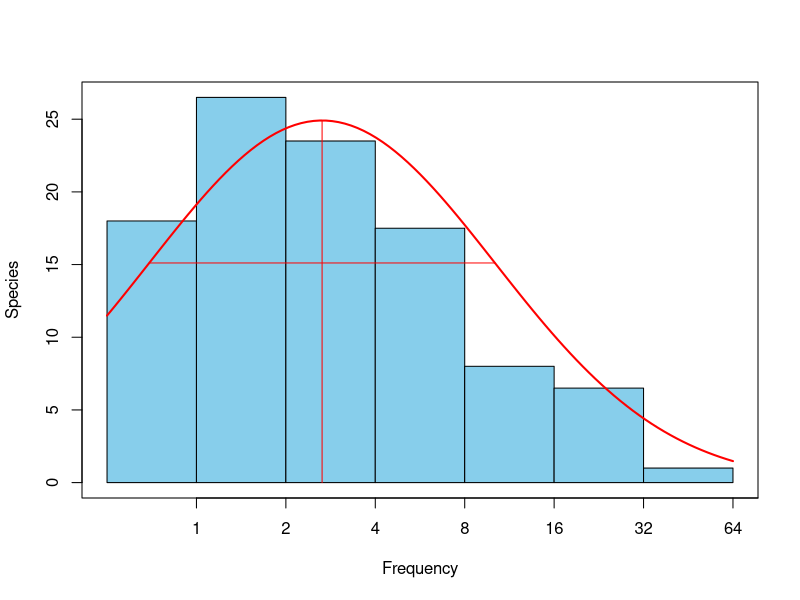
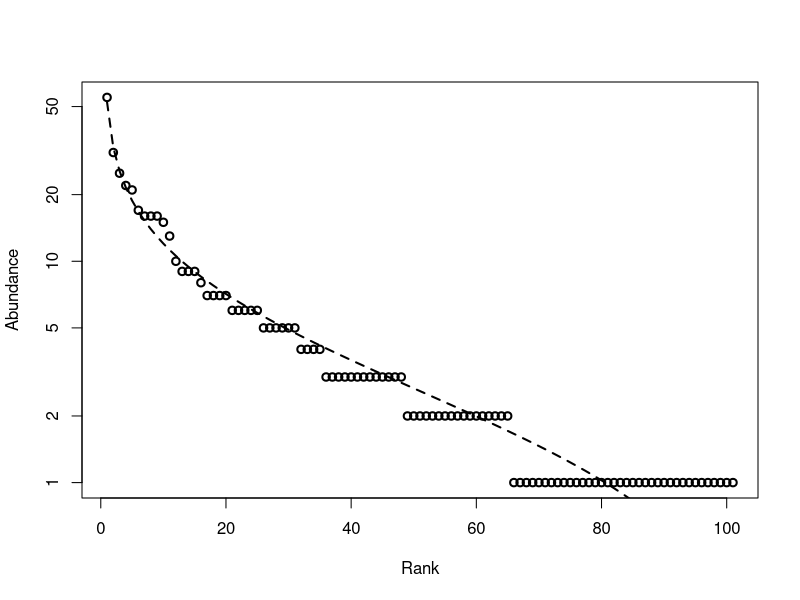
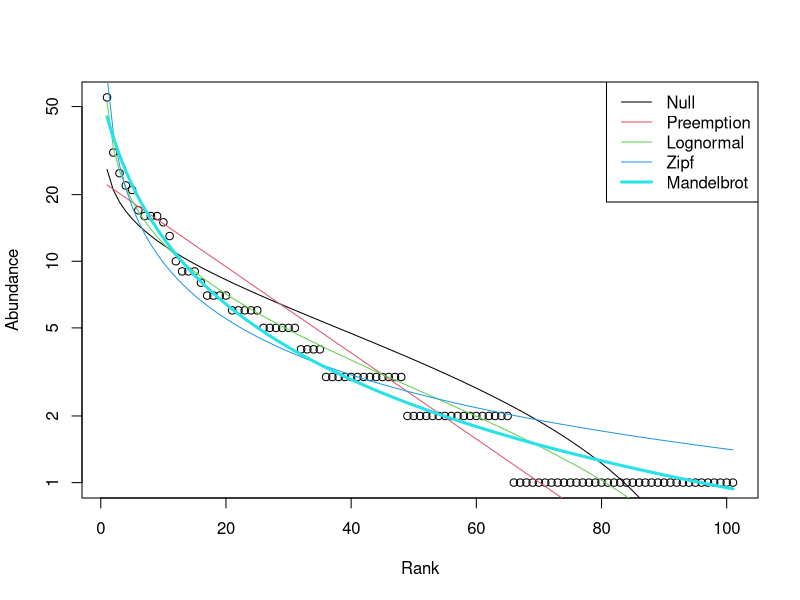
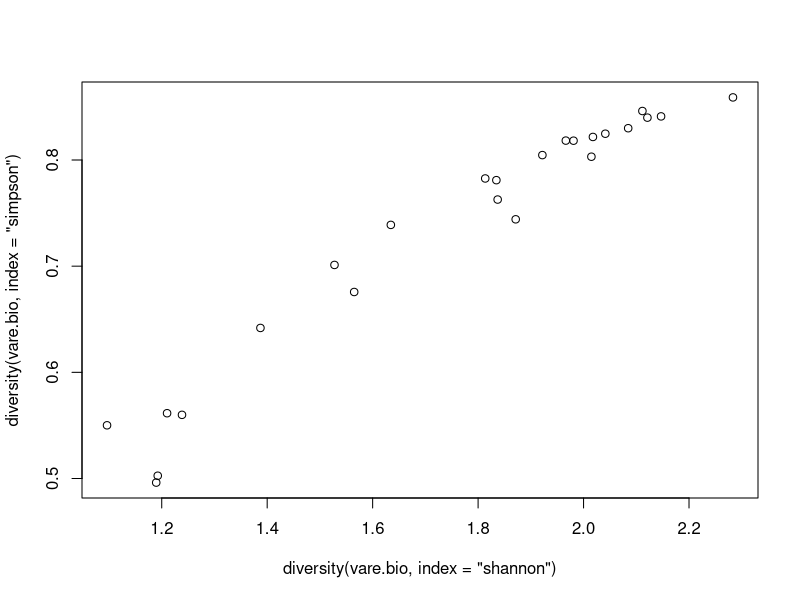
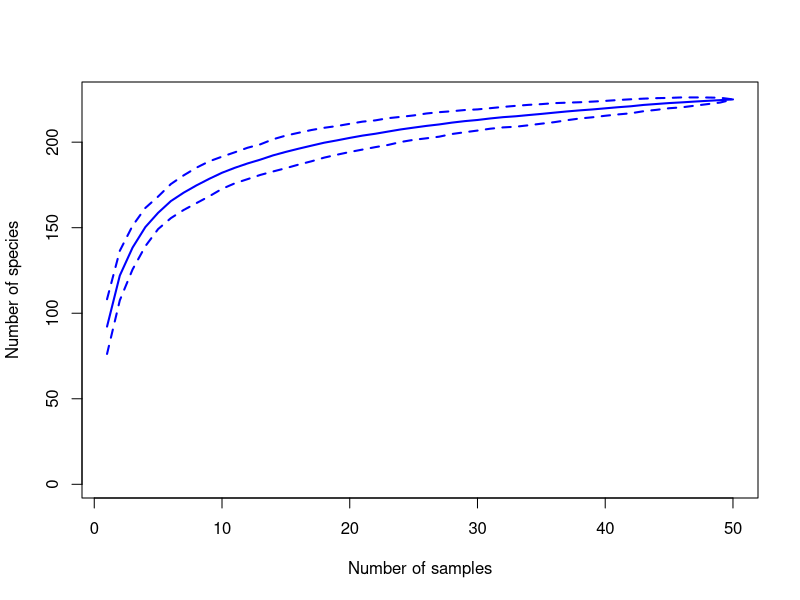
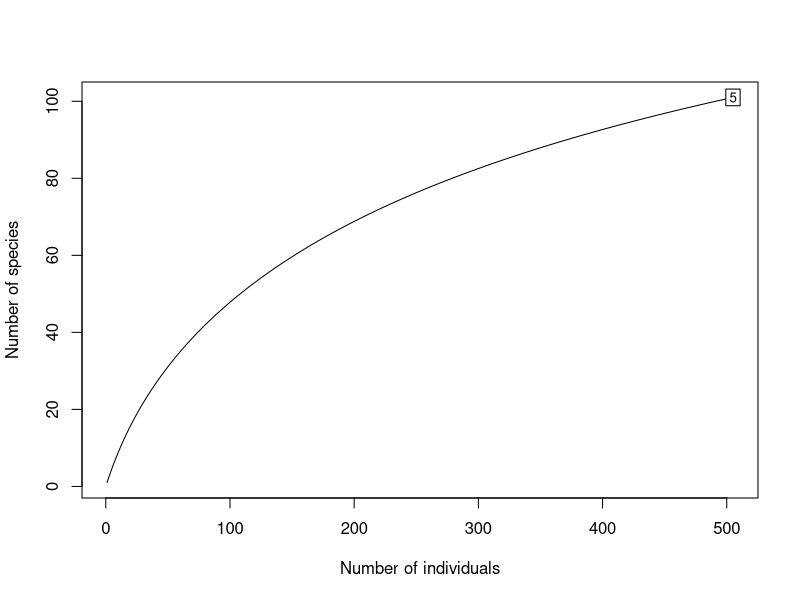
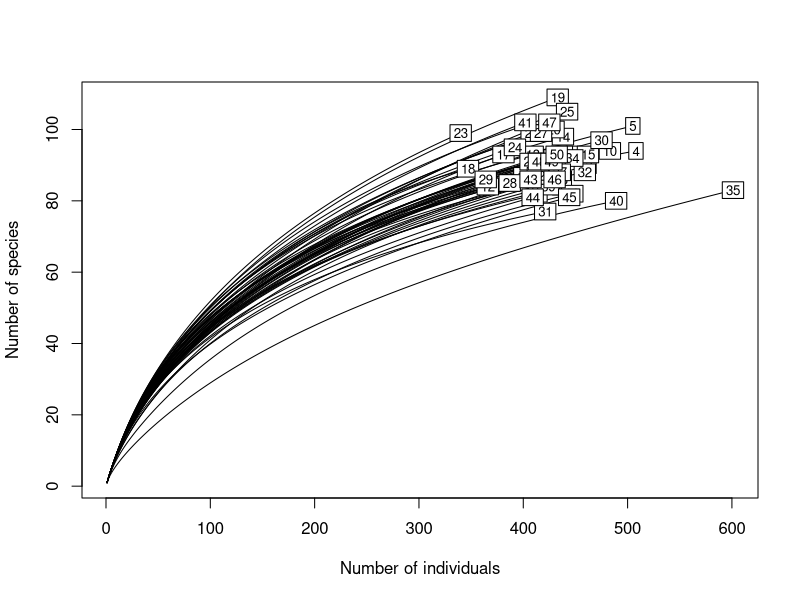
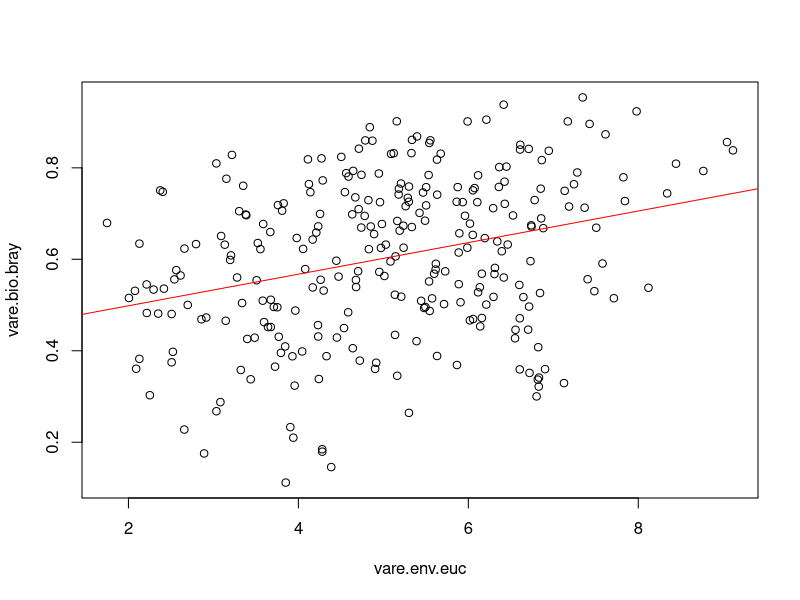

Recreate these plots in R, in order.
#####################################################################################
## 09. Diversity Analysis
#####################################################################################

library(vegan)

#read datasets
bci<-read.table("BCI.txt", sep="\t", header=T, row.names=1)
vare.bio<-read.table("vare_bio.txt", sep="\t", header=T, row.names=1)
vare.env<-read.table("vare_env.txt", sep="\t", header=T, row.names=1)

#Species abundance distribution
prestonfit(as.numeric(bci[5,]))
plot(prestonfit(as.numeric(bci[5,])))

#Rank-abundance curves
plot(rad.lognormal(bci[5,]), lty=2, lwd=2)
rad.lognormal(bci[5,])
plot(radfit(bci[5,]))
radfit(bci[5,])

#Richness
specnumber(vare.bio)

#Evenness
diversity(vare.bio, index="shannon")
diversity(vare.bio, index="simpson")
plot(diversity(vare.bio, index="shannon"), diversity(vare.bio, index="simpson"))
cor.test(diversity(vare.bio, index="shannon"), diversity(vare.bio, index="simpson"))

#Sample-based rarefaction
bci.sample.rare<-specaccum(bci, method="random")
plot(bci.sample.rare, col="blue", ci.type="line", ci.lty=2, lwd=2, xlab="Number of samples", ylab="Number of species")

#Individual-based rarefaction
rarecurve(bci[5,], xlab="Number of individuals", ylab="Number of species")
rarecurve(bci, xlab="Number of individuals", ylab="Number of species")

#Euclidean distances (for environmental data)
vare.env.sta<-decostand(vare.env, method="standardize")
vare.env.euc<-vegdist(vare.env.sta, method="euclidean")

#Jaccard distances (for presence-absence species data)
vare.bio.jac<-vegdist(vare.bio, method="jaccard", binary=T)

#Bray-Curtis distances (for abundance species data)
vare.bio.bray<-vegdist(vare.bio, method="bray")

#Mantel test (correlation between distance matrices)
mantel(vare.env.euc, vare.bio.bray)
mantel(vare.env.euc, vare.bio.jac)

plot(vare.env.euc, vare.bio.bray)
abline(lm(vare.bio.bray~vare.env.euc), col="red")
